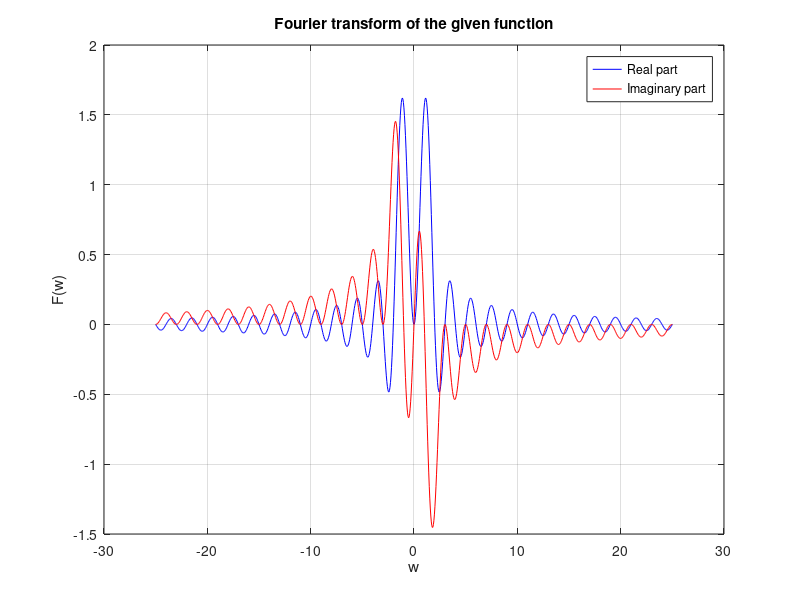

Write the MATLAB code that produced this figure.
% Define a range for x 
x = linspace(-pi, pi, 1000);

% Define the function
f = @(x) cos(x) .* (0 <= x & x <= pi);

% Define a range for w
w = linspace(-25, 25, 1000);

% Compute the Fourier transform of the function
F = zeros(size(w));
for i = 1:length(w)
    F(i) = integral(@(x) f(x) .* exp(-1i * w(i) * x), -inf, inf);
end

% Plotting 
plot(w, real(F), 'b', 'DisplayName', 'Real part');
hold on;
plot(w, imag(F), 'r', 'DisplayName', 'Imaginary part');
hold off;
xlabel('w');
ylabel('F(w)');
title('Fourier transform of the given function');
legend;
grid on;
